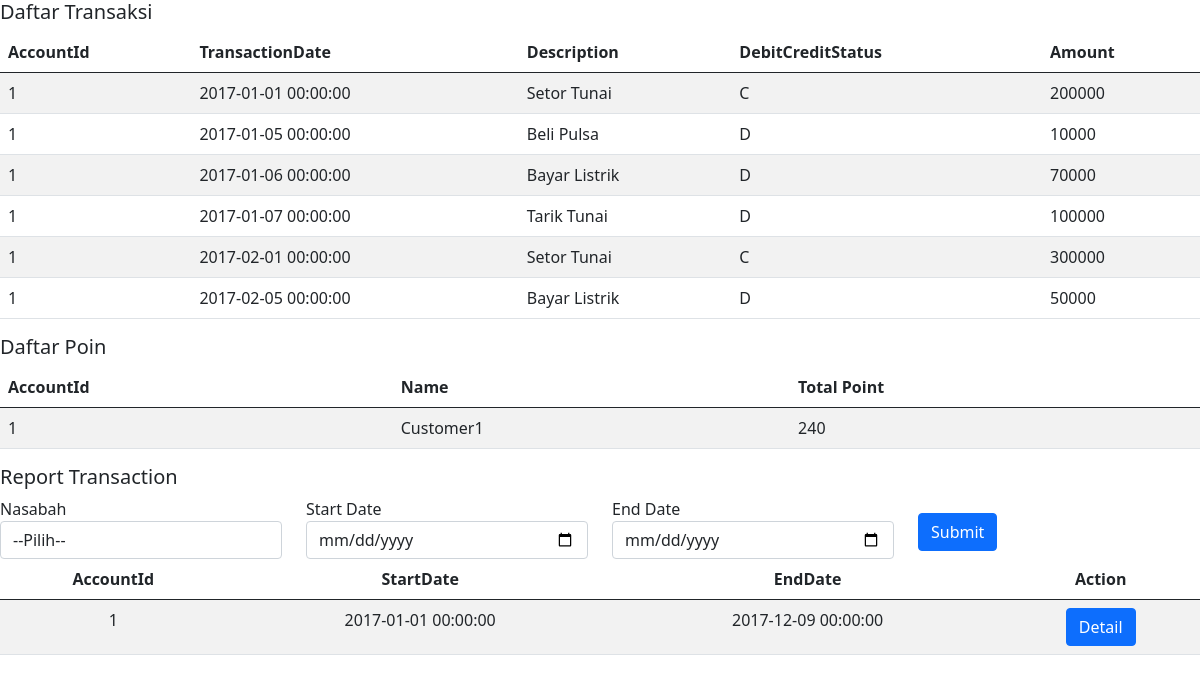
The page / on the database its author committed.
### tables this page shows
CREATE TABLE `tb_transactions` (
  `id` int NOT NULL,
  `AccountId` int NOT NULL,
  `TransactionDate` datetime NOT NULL,
  `Description` varchar(100) NOT NULL,
  `DebitCreditStatus` varchar(100) NOT NULL,
  `Amount` int NOT NULL
);

CREATE TABLE `tb_report` (
  `id` int NOT NULL,
  `AccountId` int NOT NULL,
  `StartDate` datetime NOT NULL,
  `EndDate` datetime NOT NULL
);

### index.php (the view, shortened to what this page needs)
<?php
include_once("koneksi.php");
$sql = "SELECT tb_transactions.AccountId, tb_nasabah.name
FROM tb_transactions JOIN tb_nasabah ON tb_transactions.AccountId = tb_nasabah.AccountId
GROUP BY tb_transactions.AccountId;";
$result = $con->query($sql);
foreach ($result as $row) {
    $point = array([
        'AccountId' => $row['AccountId'],
        'name' => $row['name'],
        'point' => 0
    ]);
}
$sql_transaction = 'SELECT * FROM `tb_transactions`';
$result_transaction = $con->query($sql_transaction);
foreach ($result_transaction as $row_transaction) {
    foreach ($point as $key => $value) {
        if ($value['AccountId'] == $row_transaction['AccountId']) {
            if ($row_transaction['Amount'] <= 10000 && $row_transaction['Description'] == 'Bayar Listrik') {
                $total = 0;
            }elseif ($row_transaction['Amount'] > 10000 && $row_transaction['Amount'] <= 30000 && $row_transaction['Description'] == 'Bayar Listrik') {
                $total = $row_transaction['Amount']/1000;
                $total_point = $total*1;
                $point[$key]['point'] += $total_point;
            }elseif ($row_transaction['Amount'] > 30000 && $row_transaction['Description'] == 'Bayar Listrik') {
                $total = $row_transaction['Amount']/1000;
                $total_point = $total*2;
                $point[$key]['point'] += $total_point;
            }
        }
    }
}
?>
<!DOCTYPE html>
<html lang="en">
<head>
    <link href="https://cdn.jsdelivr.net/npm/bootstrap@5.0.2/dist/css/bootstrap.min.css" rel="stylesheet">
</head>
<body>
<div class="row">
    <div class="col-12">
        <h5>Daftar Transaksi</h5>
        <table class="table table-striped">
            <thead>
                <tr>
                    <th>AccountId</th>
                    <th>TransactionDate</th>
                    <th>Description</th>
                    <th>DebitCreditStatus</th>
                    <th>Amount</th>
                </tr>
            </thead>
            <tbody>
                <?php
                foreach ($result_transaction as $row) {
                    ?>
                <tr>
                    <td><?php echo $row['AccountId']?></td>
                    <td><?php echo $row['TransactionDate']?></td>
                    <td><?php echo $row['Description']?></td>
                    <td><?php echo $row['DebitCreditStatus']?></td>
                    <td><?php echo $row['Amount']?></td>
                </tr>
                <?php
                }
                ?>
            </tbody>
        </table>
    </div>
    <div class="col-12">
        <h5>Daftar Poin</h5>
        <table class="table table-striped">
            <thead>
                <tr>
                    <th>AccountId</th>
                    <th>Name</th>
                    <th>Total Point</th>
                </tr>
            </thead>
            <tbody>
                <?php
                foreach ($point as $row) {
                    ?>
                <tr>
                    <td><?php echo $row['AccountId']?></td>
                    <td><?php echo $row['name']?></td>
                    <td><?php echo $row['point']?></td>
                </tr>
                <?php
                }
                ?>
            </tbody>
        </table>
    </div>
    <div class="col-12">
        <h5>Report Transaction</h5>
        <form action="" method="post">
            <div class="row">
            <div class="col-3">
                    <label for="">Nasabah</label>
                    <select name="nasabah" id="" class="form-control">
                        <option value="">--Pilih--</option>
                    </select>
                </div>
                <div class="col-3">
                    <label for="">Start Date</label>
                    <input type="date" name="start_date" class="form-control">
                </div>
                <div class="col-3">
                    <label for="">End Date</label>
                    <input type="date" name="end_date" class="form-control">
                </div>
                <div class="col-3">
                    <button type="submit" name="submit" class="btn btn-primary mt-3">Submit</button>
                </div>
            </div>
        </form>
        <table class="table table-striped">
            <thead>
                <tr align="center">
                    <th>AccountId</th>
                    <th>StartDate</th>
                    <th>EndDate</th>
                    <th>Action</th>
                </tr>
            </thead>
            <tbody>
                <?php
                $sql_report = "select * from tb_report";
                $result_report = $con->query($sql_report);
                foreach ($result_report as $row) {
                ?>
                <tr align="center">
                    <td><?php echo $row['AccountId']?></td>
                    <td><?php echo $row['StartDate']?></td>
                    <td><?php echo $row['EndDate']?></td>
                    <td>
                        <a href="report.php?id=<?php echo $row['id']?>" class="btn btn-primary">
                            Detail
                        </a>
                    </td>
                </tr>
                <?php
                }
                ?>
            </tbody>
        </table>
    </div>
</div>
</body>
</html>

### rows shown on the page
tb_transactions: AccountId "1", TransactionDate "2017-01-01 00:00:00", Description "Setor Tunai", DebitCreditStatus "C", Amount "200000"
tb_transactions: AccountId "1", TransactionDate "2017-01-05 00:00:00", Description "Beli Pulsa", DebitCreditStatus "D", Amount "10000"
tb_transactions: AccountId "1", TransactionDate "2017-01-06 00:00:00", Description "Bayar Listrik", DebitCreditStatus "D", Amount "70000"
tb_transactions: AccountId "1", TransactionDate "2017-01-07 00:00:00", Description "Tarik Tunai", DebitCreditStatus "D", Amount "100000"
tb_transactions: AccountId "1", TransactionDate "2017-02-01 00:00:00", Description "Setor Tunai", DebitCreditStatus "C", Amount "300000"
tb_transactions: AccountId "1", TransactionDate "2017-02-05 00:00:00", Description "Bayar Listrik", DebitCreditStatus "D", Amount "50000"
tb_report: AccountId "1", StartDate "2017-01-01 00:00:00", EndDate "2017-12-09 00:00:00"

### other values the page prints
$row['AccountId'] "1"
$row['name'] "Customer1"
$row['point'] "240"
